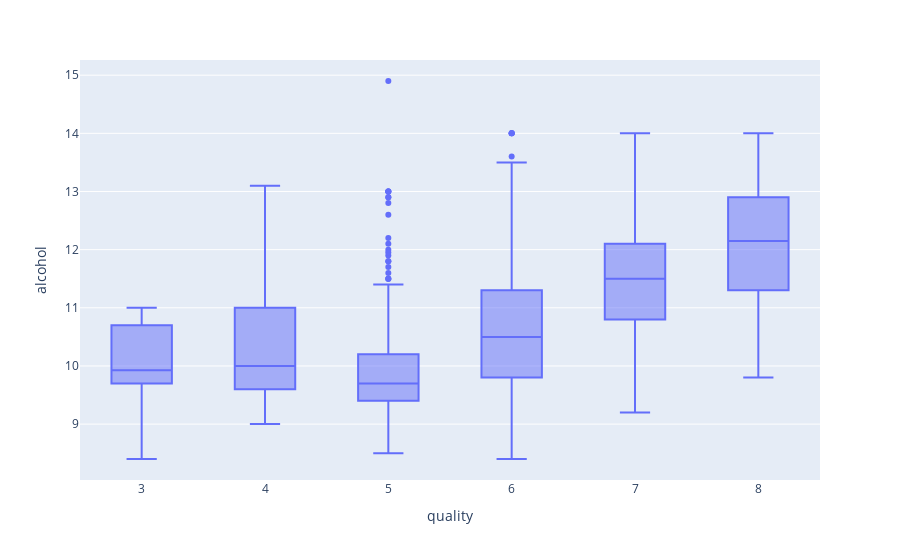

The notebook cell this image was saved under:
### Code cell
px.box(data_frame=data, x="quality", y="alcohol")

### Figure 1 — Plotly figure (JSON) as saved in the notebook; plotly's stock layout.template omitted (floating-point values rounded to 4 significant figures; data arrays with more than 128 entries replaced by an {"elided": "..."} marker saying what was removed)
{"data": [{"alignmentgroup": "True", "hovertemplate": "quality=%{x}<br>alcohol=%{y}<extra></extra>", "legendgroup": "", "marker": {"color": "#636efa"}, "name": "", "notched": false, "offsetgroup": "", "orientation": "v", "showlegend": false, "type": "box", "x": {"elided": "1599 int values"}, "x0": " ", "xaxis": "x", "y": {"elided": "1599 float values"}, "y0": " ", "yaxis": "y"}], "layout": {"boxmode": "group", "legend": {"tracegroupgap": 0}, "margin": {"t": 60}, "xaxis": {"anchor": "y", "domain": [0, 1], "title": {"text": "quality"}}, "yaxis": {"anchor": "x", "domain": [0, 1], "title": {"text": "alcohol"}}}}
